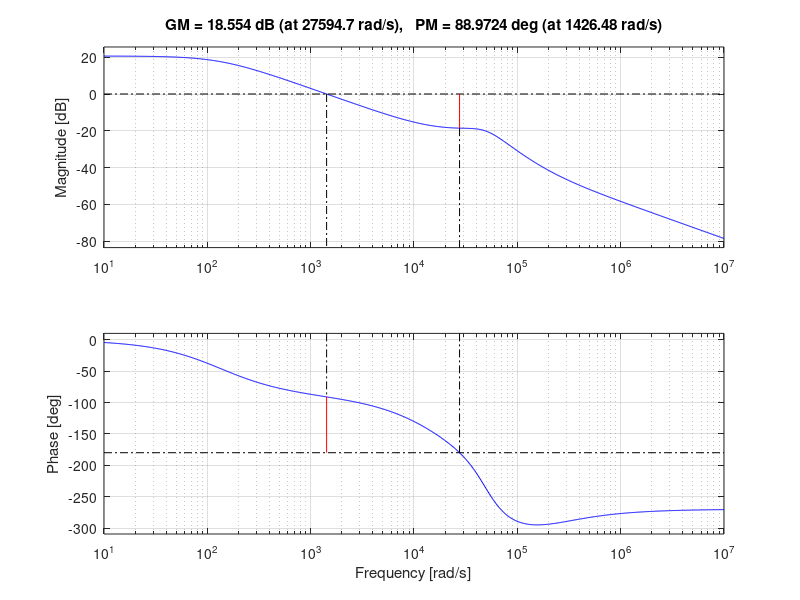
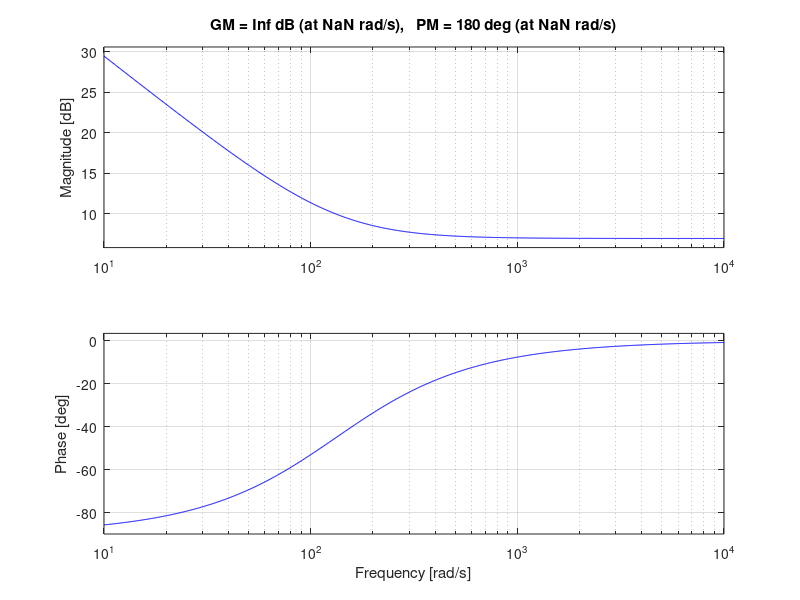
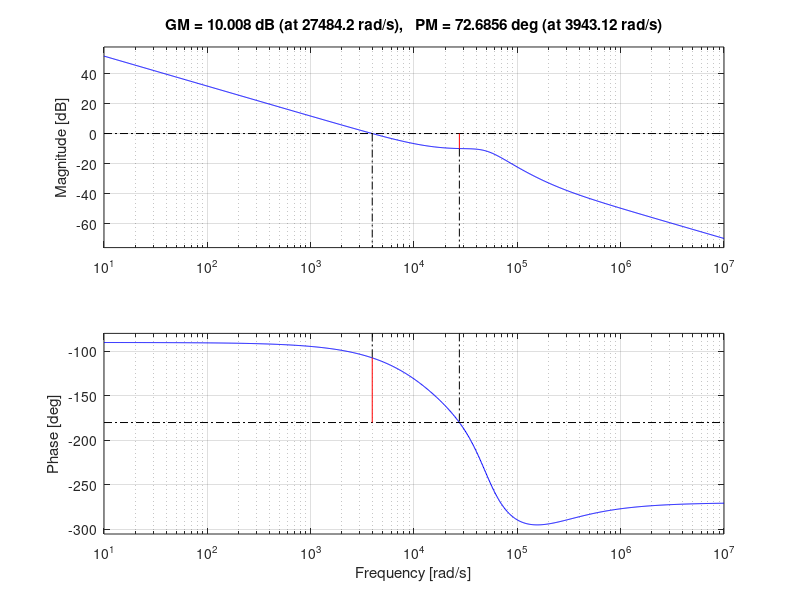
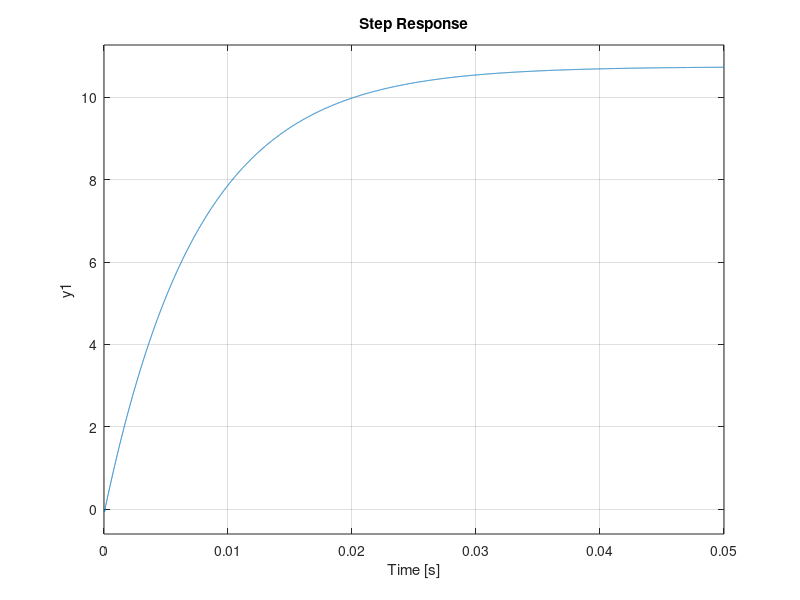

These charts were generated, in order, by the following MATLAB code:
s = tf('s');

fBW = 4410;

Nps = 1;
Rout = 8.4;
Rcs = 0.167;
Acs = 1.65;
D = 0.447;
tL = 1.374;
M = 0.808;

Cz = 10*10^(-9);
Rz = 36083;
RFB2 = 1000;
CFB = 9.021*10^(-9);
R1 = 18000;
R2 = 2400;

R8 = 7517;
C9 = 40.07*10^(-9);
C10 = 1.38*10^(-9);

Rpar = 2200;
Gain = R8/Rpar;

wzero = 1 / (2*pi*R8*C9);
wpole = 1 / (2*pi*R8*((C9*C10)/(C9+C10)));

G0 = ((Rout*Nps)/(Rcs*Acs))*(1/(((1-D)^2/tL) + (2*M)+1));
%Gs = ((1+s*Cz*Rz)/(s*Cz))*(R1/R2)*(1/(s*CFB*RFB2+1));
%Gs1 = Gain * ((1+s/(fBW/2))/(1+s/(fBW*2)));
%Gs2 = 2.839*((1+s/(4000))/(1+s/(3000)));
%Gs3 = 5 * ((1+s/(700))/(1+s/(1700)));

wesr = 189470;
wrhpz = 15851;

wp1 = 132.807;
wp2 = 50000;

Gcomp1 = Gain * (1+s/wpole)/(1+s/wzero);
Gcomp2 = Gain * (1+s/wzero)/(1+s/wpole);

sys = G0 * (((1+s/wesr)*(1-s/wrhpz))/(1+s/wp1)) * (1/(1+(s/wp2)+(s^2/wp2^2)));
sys1 = sys * ((1+1320.807/s)/(s*(1+s/15850)));
sys2 = (5300/s+1)*0.535;
sys3 = (sys * (132.8/s+1))*2.674;
sys4 = sys*3.548*((1+s/132.807)/(s*(1+s/15850)));
sys5 = (132.8/s+1)*2.228;

figure(1)
bode(sys)
margin(sys)
 
figure(2)
bode(sys5)
margin(sys5)

figure(3)
bode(sys3)
margin(sys3)

%figure(4)
%bode(sys1)
%margin(sys1)
% 
figure(4)
step(sys)

figure(5)
step(sys3)
